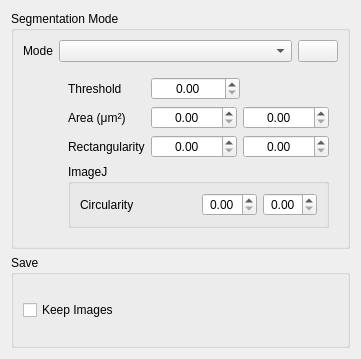
<?xml version="1.0" encoding="UTF-8"?>
<ui version="4.0">
 <class>SegmentationEditor</class>
 <widget class="QWidget" name="SegmentationEditor">
  <property name="geometry">
   <rect>
    <x>0</x>
    <y>0</y>
    <width>361</width>
    <height>359</height>
   </rect>
  </property>
  <property name="windowTitle">
   <string>Form</string>
  </property>
  <layout class="QVBoxLayout" name="verticalLayout">
   <item>
    <widget class="QGroupBox" name="groupBox">
     <property name="title">
      <string>Segmentation Mode</string>
     </property>
     <layout class="QFormLayout" name="formLayout">
      <item row="0" column="0">
       <widget class="QLabel" name="label">
        <property name="text">
         <string>Mode</string>
        </property>
       </widget>
      </item>
      <item row="0" column="1">
       <layout class="QHBoxLayout" name="horizontalLayout_6" stretch="1,0">
        <item>
         <widget class="QComboBox" name="cmbsegmentation_mode"/>
        </item>
        <item>
         <widget class="QPushButton" name="btnResetSegmentation">
          <property name="text">
           <string/>
          </property>
          <property name="icon">
           <iconset resource="slim5.qrc">
            <normaloff>:/images/loading11.svg</normaloff>:/images/loading11.svg</iconset>
          </property>
         </widget>
        </item>
       </layout>
      </item>
      <item row="3" column="1">
       <widget class="QWidget" name="wdgSegmentationButtons" native="true">
        <layout class="QGridLayout" name="gridLayout">
         <item row="1" column="1">
          <layout class="QHBoxLayout" name="horizontalLayout">
           <item>
            <widget class="QDoubleSpinBox" name="qsbSegmentationMinArea">
             <property name="alignment">
              <set>Qt::AlignCenter</set>
             </property>
             <property name="maximum">
              <double>99999.000000000000000</double>
             </property>
            </widget>
           </item>
           <item>
            <widget class="QDoubleSpinBox" name="qsbSegmentationMaxArea">
             <property name="alignment">
              <set>Qt::AlignCenter</set>
             </property>
             <property name="maximum">
              <double>99999.000000000000000</double>
             </property>
            </widget>
           </item>
          </layout>
         </item>
         <item row="0" column="1">
          <layout class="QHBoxLayout" name="horizontalLayout_4" stretch="1,1">
           <item>
            <widget class="QDoubleSpinBox" name="qsbSegmentationThreshold">
             <property name="alignment">
              <set>Qt::AlignCenter</set>
             </property>
             <property name="maximum">
              <double>99999.990000000005239</double>
             </property>
            </widget>
           </item>
           <item>
            <spacer name="horizontalSpacer_2">
             <property name="orientation">
              <enum>Qt::Horizontal</enum>
             </property>
             <property name="sizeHint" stdset="0">
              <size>
               <width>40</width>
               <height>20</height>
              </size>
             </property>
            </spacer>
           </item>
          </layout>
         </item>
         <item row="1" column="0">
          <widget class="QLabel" name="label_2">
           <property name="text">
            <string>Area (μm²)</string>
           </property>
          </widget>
         </item>
         <item row="0" column="0">
          <widget class="QLabel" name="label_4">
           <property name="text">
            <string>Threshold</string>
           </property>
          </widget>
         </item>
         <item row="2" column="0">
          <widget class="QLabel" name="label_3">
           <property name="text">
            <string>Rectangularity</string>
           </property>
          </widget>
         </item>
         <item row="2" column="1">
          <layout class="QHBoxLayout" name="horizontalLayout_2">
           <item>
            <widget class="QDoubleSpinBox" name="qsbSegmentationMinBounds">
             <property name="alignment">
              <set>Qt::AlignCenter</set>
             </property>
             <property name="maximum">
              <double>1.000000000000000</double>
             </property>
             <property name="singleStep">
              <double>0.100000000000000</double>
             </property>
            </widget>
           </item>
           <item>
            <widget class="QDoubleSpinBox" name="qsbSegmentationMaxBounds">
             <property name="alignment">
              <set>Qt::AlignCenter</set>
             </property>
             <property name="maximum">
              <double>1.000000000000000</double>
             </property>
             <property name="singleStep">
              <double>0.100000000000000</double>
             </property>
            </widget>
           </item>
          </layout>
         </item>
         <item row="3" column="0" colspan="2">
          <widget class="QGroupBox" name="groupBox_2">
           <property name="title">
            <string>ImageJ</string>
           </property>
           <layout class="QHBoxLayout" name="horizontalLayout_5">
            <item>
             <widget class="QLabel" name="label_5">
              <property name="text">
               <string>Circularity</string>
              </property>
             </widget>
            </item>
            <item>
             <layout class="QHBoxLayout" name="horizontalLayout_7">
              <item>
               <widget class="QDoubleSpinBox" name="qsbSegmentationMinCirc">
                <property name="alignment">
                 <set>Qt::AlignCenter</set>
                </property>
                <property name="maximum">
                 <double>1.000000000000000</double>
                </property>
                <property name="singleStep">
                 <double>0.100000000000000</double>
                </property>
               </widget>
              </item>
              <item>
               <widget class="QDoubleSpinBox" name="qsbSegmentationMaxCirc">
                <property name="alignment">
                 <set>Qt::AlignCenter</set>
                </property>
                <property name="maximum">
                 <double>1.000000000000000</double>
                </property>
                <property name="singleStep">
                 <double>0.100000000000000</double>
                </property>
               </widget>
              </item>
             </layout>
            </item>
           </layout>
          </widget>
         </item>
        </layout>
        <zorder></zorder>
        <zorder>label_3</zorder>
        <zorder>label_2</zorder>
        <zorder></zorder>
        <zorder>label_4</zorder>
        <zorder>groupBox_2</zorder>
       </widget>
      </item>
     </layout>
    </widget>
   </item>
   <item>
    <widget class="QGroupBox" name="grbSaveButtons">
     <property name="title">
      <string>Save</string>
     </property>
     <layout class="QHBoxLayout" name="horizontalLayout_3">
      <item>
       <widget class="QCheckBox" name="chkKeepOriginals">
        <property name="text">
         <string>Keep Images</string>
        </property>
        <property name="checked">
         <bool>false</bool>
        </property>
       </widget>
      </item>
     </layout>
    </widget>
   </item>
  </layout>
 </widget>
 <resources>
  <include location="slim5.qrc"/>
 </resources>
 <connections/>
</ui>
